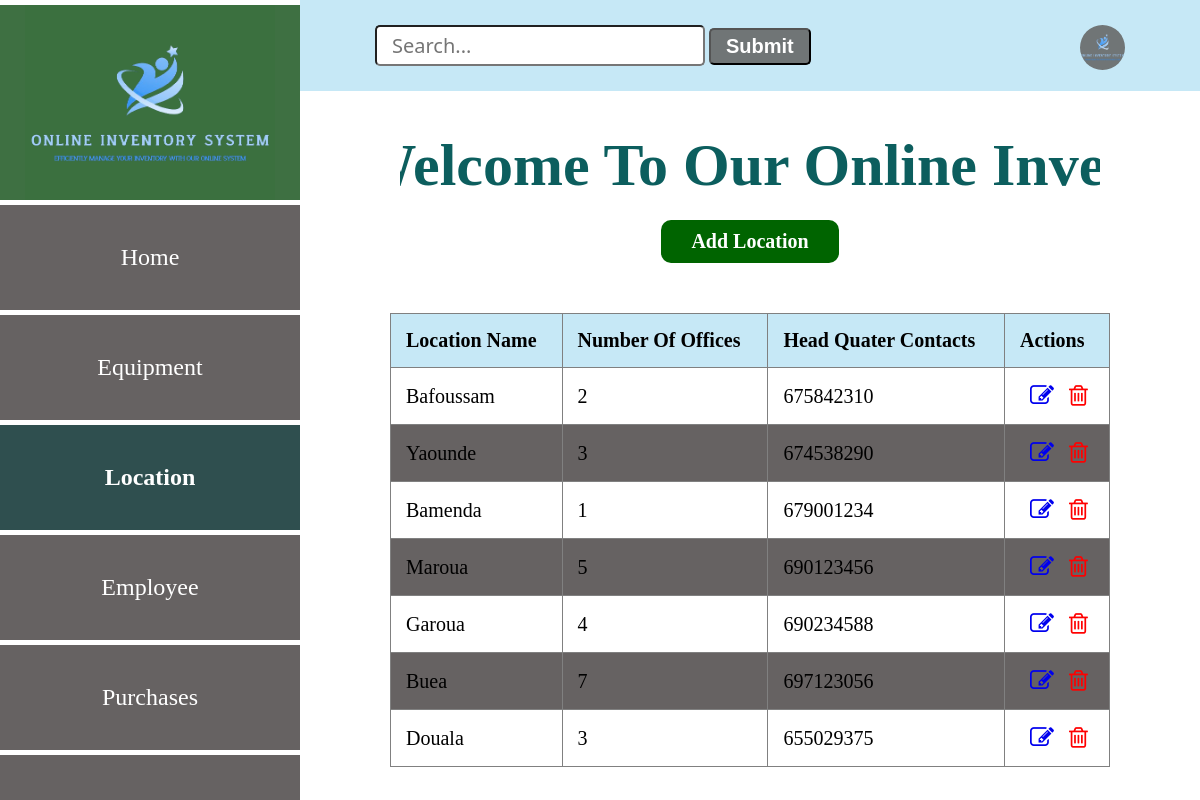
The app's page /location with its own data.
### app.py (models this page shows, shortened)
class Location(db.Model):
    __tablename__ = "locations"
    id=db.Column(db.Integer, primary_key=True)
    location_name=db.Column(db.String(50))
    number_of_offices=db.Column(db.Integer)
    head_quater_contact=db.Column(db.Integer)
    employees_rel=db.relationship('Employee', backref='employees_location')
    equipment_rel=db.relationship('Equipment', backref='equipment_loation')

### app.py (the view)
@app.route('/location')
def index():
    locations = Location.query.all()
    return render_template ('locationList.html', locations = locations)

### app.py (called while the page is built)
@app.before_request
def create_table():
    db.create_all()

### templates/locationList.html (shortened to what this page needs)
<!DOCTYPE html>
<html lang="en">
<head>
    <link
    rel="stylesheet"
    href="{{ url_for('static', filename='main.css') }}"
    />
    <link rel="stylesheet" href="https://cdnjs.cloudflare.com/ajax/libs/font-awesome/4.7.0/css/font-awesome.min.css">
</head>
<body>
    <div class="header">
        <input type="search" id="query" name="search" placeholder="Search...">
        <button>Submit</button>
        <a href="#"><img src="{{ url_for('static', filename='logo.png') }}" alt=""></a>
    </div>
    <section class="sidebar">
        <div class="logo">
            <img src="{{ url_for('static', filename='logo.png') }}" alt="logo">
        </div>
        <div class="content">
            <a href="/" class="home">Home</a>
            <a href="/equipment" class="home">Equipment</a>
            <a href="/location" class="home active">Location</a>
            <a href="/employee" class="home">Employee</a>
            <a href="/purchase" class="home">Purchases</a>
            <a href="#" class="home">Logout</a>
        </div>
    </section>
    <div class="marquee-container">
      <h1 class="marquee">Welcome To Our Online Inventory System</h1>
    </div>
    <div class="location-form">
      <a href="/add-location" class="btn1">Add Location</a>
      <table border="1" style="overflow: auto;">
        <thead>
          <tr>
            <th>Location Name</th>
            <th>Number Of Offices</th>
            <th>Head Quater Contacts</th>
            <th>Actions</th>
          </tr>
        </thead>
        <tbody>
          {% for location in locations  %}
            <tr>
              <td>{{ location.location_name }}</td>
              <td>{{ location.number_of_offices}}</td>
              <td>{{ location.head_quater_contact}}</td>
              <td class="action">
                <a href="/edit_location{{ location.id }}"><i class="fa fa-edit" style="font-size:24px"></i></a>
                <a href="/delete_location{{ location.id }}"><i class="fa fa-trash-o" style="font-size:24px"></i></a>
              </td>
            </tr>
          {% endfor %}
        </tbody>
      </table>
    </div>
</body>
</html>

### static/main.css (style rules this page uses)
body { margin: 0; padding: 0; font-family: Verdana; }
.header { background: #c6e8f6; padding: 25px; }
.header input { padding: 5px 15px; font-size: 20px; font-family:'Segoe UI', Tahoma, Geneva, Verdana, sans-serif; border-radius: 5px; margin-left: 350px; }
.header button { padding: 5px 15px; font-size: 20px; border-radius: 5px; background: #707576; color: #fff; font-weight: bold; }
.header img { width: 45px; height: 45px; background: #707576; border-radius: 50%; float: right; justify-content: center; margin-right: 50px; }
.sidebar { position: fixed; top: 0; left: 0; width: 300px; height: 100vh; background: #707576; border-top: 5px solid #fff; }
.logo { width: 300px; height: 200px; background: rgba(59, 112, 63, 0.938); display: flex; justify-content: center; align-items: center; }
.logo img { width: 250px; display: block; margin: auto; background-color: rgba(59, 112, 63, 0.938); }
.content { background: #707576; width: 300px; height: calc(100vh - 200px); position: fixed; top: 200px; z-index: 1; border-top: 5px solid #fff; overflow-y: auto; }
.content a { display: flex; text-decoration: none; color: #fff; font-size: 24px; border-bottom: 5px solid white; padding: 39px; justify-content: center; }
.home { border: none; outline: none; padding: 10px 16px; background: #666262; cursor: pointer; }
.active, .home:hover { background: darkslategrey; color: black; font-weight: bold; }
h1 { display: flex; font-size: 60px; flex-wrap: wrap; justify-content: center; gap: 50px; margin-left: 300px; text-align: center; margin-top: 40px; color: rgb(12, 94, 94); }
.location-form { display: flex; justify-content: center; align-items: center; flex-direction: column; margin-left: 300px; }
table { width: 80%; border-collapse: collapse; margin-top: 30px; }
th, td { padding: 15px; text-align: left; font-size: 20px; }
th { background-color: #c6e8f6; font-weight: bold; }
tbody tr:nth-child(even) { background-color: #666262; }
.btn1 { background: darkgreen; color: #fff; font-size: 1em; padding: 10px 30px; border-radius: 10px; transition: background-color 0.25s; margin-bottom: 20px; text-decoration: none; font-size: 20px; display: block; margin-top: -20px; font-weight: bold; }
.marquee-container { overflow: hidden; margin-right: 100px; margin-left: 400px; behavior: inherit; }
.marquee { animation: marquee 20s linear infinite; white-space: nowrap; }
.action a { margin-left: 10px; }
.action .fa-trash-o { color: red; }

### records on screen
Location: location_name "Bafoussam", number_of_offices "2", head_quater_contact "675842310"
Location: location_name "Yaounde", number_of_offices "3", head_quater_contact "674538290"
Location: location_name "Bamenda", number_of_offices "1", head_quater_contact "679001234"
Location: location_name "Maroua", number_of_offices "5", head_quater_contact "690123456"
Location: location_name "Garoua", number_of_offices "4", head_quater_contact "690234588"
Location: location_name "Buea", number_of_offices "7", head_quater_contact "697123056"
Location: location_name "Douala", number_of_offices "3", head_quater_contact "655029375"
